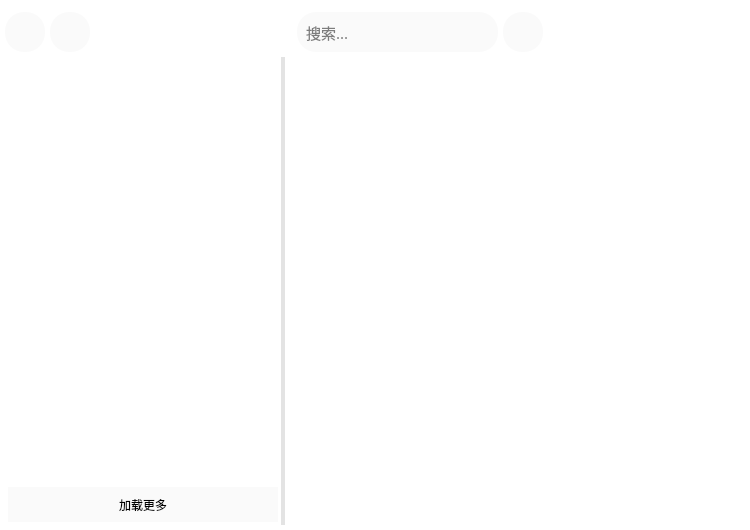
<?xml version="1.0" encoding="UTF-8"?>
<ui version="4.0">
 <class>MainWidget</class>
 <widget class="QWidget" name="MainWidget">
  <property name="geometry">
   <rect>
    <x>0</x>
    <y>0</y>
    <width>750</width>
    <height>530</height>
   </rect>
  </property>
  <property name="minimumSize">
   <size>
    <width>690</width>
    <height>500</height>
   </size>
  </property>
  <property name="windowTitle">
   <string>Mozi</string>
  </property>
  <property name="styleSheet">
   <string notr="true">QWidget
{
color:black;
}

QScrollArea {
border: none;
background: transparent;
}

QScrollArea &gt; QWidget &gt; QWidget {
background: transparent;
}

QScrollBar:vertical {
border:none;
background: transparent;
width: 10px;
}

QScrollBar::handle:vertical {
border-radius:5px;
background: rgb(233,237,245);
/*min-height: 60px;*/
}

QScrollBar::add-line:vertical {
border: none;
height: 0px;
}

QScrollBar::sub-line:vertical {
border: none;
height: 0px;
}

QScrollBar::add-page:vertical, QScrollBar::sub-page:vertical {
background: transparent;
}

QScrollBar:horizontal {
border:none;
background: transparent;
height:10px
}

QScrollBar::handle:horizontal {
border-radius:5px;
background: rgb(233,237,245);
/*min-width: 60px;*/
}

QScrollBar::add-line:horizontal {
border: none;
width: 0px;
}

QScrollBar::sub-line:horizontal {
border: none;
width: 0px;
}

QScrollBar::add-page:horizontal,
QScrollBar::sub-page:horizontal {
background:  transparent;
}</string>
  </property>
  <layout class="QVBoxLayout" name="verticalLayout_6">
   <property name="spacing">
    <number>0</number>
   </property>
   <property name="leftMargin">
    <number>0</number>
   </property>
   <property name="topMargin">
    <number>0</number>
   </property>
   <property name="rightMargin">
    <number>0</number>
   </property>
   <property name="bottomMargin">
    <number>0</number>
   </property>
   <item>
    <widget class="TranslationStackedWidget" name="stackedWidget">
     <property name="currentIndex">
      <number>3</number>
     </property>
     <widget class="ImageView" name="mainPage">
      <property name="styleSheet">
       <string notr="true">#mainPage
{
background:white;
}

QPushButton:hover
{
border-style:none;
padding:3px;
border-radius:19px;
border:1px solid rgb(119,119,119);
}</string>
      </property>
      <layout class="QVBoxLayout" name="verticalLayout_3" stretch="0,1,0">
       <item>
        <layout class="QHBoxLayout" name="horizontalLayout_2">
         <property name="sizeConstraint">
          <enum>QLayout::SetDefaultConstraint</enum>
         </property>
         <item>
          <widget class="QPushButton" name="searchPageBtn">
           <property name="minimumSize">
            <size>
             <width>40</width>
             <height>40</height>
            </size>
           </property>
           <property name="maximumSize">
            <size>
             <width>40</width>
             <height>40</height>
            </size>
           </property>
           <property name="toolTip">
            <string>搜索</string>
           </property>
           <property name="whatsThis">
            <string>搜索</string>
           </property>
           <property name="styleSheet">
            <string notr="true"/>
           </property>
           <property name="text">
            <string/>
           </property>
           <property name="icon">
            <iconset resource="../resource/rec.qrc">
             <normaloff>:/images/images/search.ico</normaloff>:/images/images/search.ico</iconset>
           </property>
           <property name="iconSize">
            <size>
             <width>20</width>
             <height>20</height>
            </size>
           </property>
           <property name="flat">
            <bool>true</bool>
           </property>
          </widget>
         </item>
         <item>
          <widget class="QPushButton" name="collectionPageBtn">
           <property name="minimumSize">
            <size>
             <width>40</width>
             <height>40</height>
            </size>
           </property>
           <property name="maximumSize">
            <size>
             <width>40</width>
             <height>40</height>
            </size>
           </property>
           <property name="toolTip">
            <string>我喜欢</string>
           </property>
           <property name="whatsThis">
            <string>我喜欢</string>
           </property>
           <property name="styleSheet">
            <string notr="true"/>
           </property>
           <property name="text">
            <string/>
           </property>
           <property name="icon">
            <iconset resource="../resource/rec.qrc">
             <normaloff>:/images/images/like.png</normaloff>:/images/images/like.png</iconset>
           </property>
           <property name="iconSize">
            <size>
             <width>27</width>
             <height>27</height>
            </size>
           </property>
           <property name="flat">
            <bool>true</bool>
           </property>
          </widget>
         </item>
         <item>
          <widget class="QPushButton" name="refreshBtn">
           <property name="minimumSize">
            <size>
             <width>40</width>
             <height>40</height>
            </size>
           </property>
           <property name="maximumSize">
            <size>
             <width>40</width>
             <height>40</height>
            </size>
           </property>
           <property name="toolTip">
            <string>刷新</string>
           </property>
           <property name="whatsThis">
            <string>刷新</string>
           </property>
           <property name="styleSheet">
            <string notr="true"/>
           </property>
           <property name="text">
            <string/>
           </property>
           <property name="icon">
            <iconset resource="../resource/rec.qrc">
             <normaloff>:/images/images/refresh.ico</normaloff>:/images/images/refresh.ico</iconset>
           </property>
           <property name="iconSize">
            <size>
             <width>20</width>
             <height>20</height>
            </size>
           </property>
           <property name="flat">
            <bool>true</bool>
           </property>
          </widget>
         </item>
         <item>
          <spacer name="horizontalSpacer">
           <property name="orientation">
            <enum>Qt::Horizontal</enum>
           </property>
           <property name="sizeHint" stdset="0">
            <size>
             <width>40</width>
             <height>20</height>
            </size>
           </property>
          </spacer>
         </item>
        </layout>
       </item>
       <item>
        <widget class="QLabel" name="poetryLabel">
         <property name="styleSheet">
          <string notr="true">QLabel
{
color:black;
}</string>
         </property>
         <property name="text">
          <string>&lt;html&gt;&lt;head/&gt;&lt;body&gt;&lt;p align=&quot;center&quot;&gt;&lt;span style=&quot; font-size:22pt;&quot;&gt;什么都没有哦&lt;/span&gt;&lt;/p&gt;&lt;p align=&quot;center&quot;&gt;&lt;span style=&quot; font-size:14pt;&quot;&gt;空空如也&lt;/span&gt;&lt;/p&gt;&lt;/body&gt;&lt;/html&gt;</string>
         </property>
         <property name="textInteractionFlags">
          <set>Qt::LinksAccessibleByMouse|Qt::TextSelectableByMouse</set>
         </property>
        </widget>
       </item>
       <item>
        <widget class="QLabel" name="aboutLabel">
         <property name="font">
          <font>
           <pointsize>12</pointsize>
          </font>
         </property>
         <property name="text">
          <string>Mozi 2021</string>
         </property>
         <property name="alignment">
          <set>Qt::AlignCenter</set>
         </property>
        </widget>
       </item>
      </layout>
     </widget>
     <widget class="QWidget" name="aboutPage">
      <property name="styleSheet">
       <string notr="true">#aboutPage
{
background:white;
}</string>
      </property>
      <layout class="QVBoxLayout" name="verticalLayout">
       <item>
        <widget class="QLabel" name="aboutLabel_2">
         <property name="text">
          <string>&lt;html&gt;&lt;head/&gt;&lt;body&gt;&lt;p align=&quot;center&quot;&gt;&lt;span style=&quot; font-size:26pt;&quot;&gt;About Mozi&lt;/span&gt;&lt;/p&gt;&lt;p align=&quot;center&quot;&gt;&lt;span style=&quot; font-size:14pt;&quot;&gt;我们在学业之余开发了Mozi，我们用木樨给它命名，希望能让传统文化&lt;/span&gt;&lt;/p&gt;&lt;p align=&quot;center&quot;&gt;&lt;span style=&quot; font-size:14pt;&quot;&gt;像桂花一样，香远益清，被更广泛的传播。&lt;/span&gt;&lt;/p&gt;&lt;p align=&quot;center&quot;&gt;&lt;br/&gt;&lt;/p&gt;&lt;p align=&quot;center&quot;&gt;&lt;span style=&quot; font-size:26pt;&quot;&gt;About Us&lt;/span&gt;&lt;/p&gt;&lt;p align=&quot;center&quot;&gt;&lt;span style=&quot; font-size:14pt;&quot;&gt;Left Studio 是一个中学生组成的开源团队，我们希望能开发出更贴近&lt;/span&gt;&lt;/p&gt;&lt;p align=&quot;center&quot;&gt;&lt;span style=&quot; font-size:14pt;&quot;&gt;人们生活的，有温度的软件。&lt;/span&gt;&lt;/p&gt;&lt;/body&gt;&lt;/html&gt;</string>
         </property>
         <property name="textInteractionFlags">
          <set>Qt::LinksAccessibleByMouse</set>
         </property>
        </widget>
       </item>
      </layout>
     </widget>
     <widget class="QWidget" name="collectionPage">
      <property name="styleSheet">
       <string notr="true">#collectionPage
{
background:white;
}

QPushButton
{
background:rgb(250,250,250);
border-style:none;
padding:3px;
border-radius:19px;
}

QPushButton:hover
{
border-style:none;
padding:3px;
border-radius:19px;
border:1px solid rgb(119,119,119);
}

QPushButton:pressed
{
background:rgb(220, 220, 220);
}</string>
      </property>
      <layout class="QVBoxLayout" name="verticalLayout_7">
       <property name="leftMargin">
        <number>3</number>
       </property>
       <property name="topMargin">
        <number>3</number>
       </property>
       <property name="rightMargin">
        <number>3</number>
       </property>
       <property name="bottomMargin">
        <number>6</number>
       </property>
       <item>
        <widget class="QProgressBar" name="collectionProgressBar">
         <property name="maximumSize">
          <size>
           <width>16777215</width>
           <height>5</height>
          </size>
         </property>
         <property name="styleSheet">
          <string notr="true">QProgressBar
{
border:1px solid #FFFFFF;
background: white;
}

QProgressBar::chunk
{
background-color:#05B8CC;
}</string>
         </property>
         <property name="textVisible">
          <bool>false</bool>
         </property>
        </widget>
       </item>
       <item>
        <widget class="QSplitter" name="splitter_2">
         <property name="orientation">
          <enum>Qt::Horizontal</enum>
         </property>
         <property name="childrenCollapsible">
          <bool>false</bool>
         </property>
         <widget class="QWidget" name="layoutWidget">
          <layout class="QVBoxLayout" name="verticalLayout_5" stretch="0,1">
           <property name="spacing">
            <number>10</number>
           </property>
           <property name="sizeConstraint">
            <enum>QLayout::SetMaximumSize</enum>
           </property>
           <property name="leftMargin">
            <number>5</number>
           </property>
           <property name="topMargin">
            <number>0</number>
           </property>
           <property name="rightMargin">
            <number>5</number>
           </property>
           <property name="bottomMargin">
            <number>5</number>
           </property>
           <item>
            <layout class="QHBoxLayout" name="horizontalLayout" stretch="0,0,1">
             <property name="spacing">
              <number>6</number>
             </property>
             <property name="sizeConstraint">
              <enum>QLayout::SetMaximumSize</enum>
             </property>
             <item>
              <widget class="QPushButton" name="returnBtn_2">
               <property name="minimumSize">
                <size>
                 <width>40</width>
                 <height>40</height>
                </size>
               </property>
               <property name="maximumSize">
                <size>
                 <width>40</width>
                 <height>40</height>
                </size>
               </property>
               <property name="text">
                <string/>
               </property>
               <property name="icon">
                <iconset resource="../resource/rec.qrc">
                 <normaloff>:/images/images/left.png</normaloff>:/images/images/left.png</iconset>
               </property>
               <property name="iconSize">
                <size>
                 <width>25</width>
                 <height>25</height>
                </size>
               </property>
              </widget>
             </item>
             <item>
              <widget class="QPushButton" name="cancelBtn">
               <property name="minimumSize">
                <size>
                 <width>40</width>
                 <height>40</height>
                </size>
               </property>
               <property name="maximumSize">
                <size>
                 <width>40</width>
                 <height>40</height>
                </size>
               </property>
               <property name="text">
                <string/>
               </property>
               <property name="icon">
                <iconset>
                 <normaloff>:/images/images/dislike.ico</normaloff>
                 <selectedon>:/images/images/unlike.png</selectedon>:/images/images/dislike.ico</iconset>
               </property>
               <property name="iconSize">
                <size>
                 <width>25</width>
                 <height>25</height>
                </size>
               </property>
              </widget>
             </item>
             <item>
              <spacer name="horizontalSpacer_4">
               <property name="orientation">
                <enum>Qt::Horizontal</enum>
               </property>
               <property name="sizeType">
                <enum>QSizePolicy::Maximum</enum>
               </property>
               <property name="sizeHint" stdset="0">
                <size>
                 <width>160</width>
                 <height>20</height>
                </size>
               </property>
              </spacer>
             </item>
            </layout>
           </item>
           <item>
            <widget class="QListWidget" name="collectionList">
             <property name="minimumSize">
              <size>
               <width>120</width>
               <height>0</height>
              </size>
             </property>
             <property name="maximumSize">
              <size>
               <width>270</width>
               <height>16777215</height>
              </size>
             </property>
             <property name="focusPolicy">
              <enum>Qt::NoFocus</enum>
             </property>
             <property name="styleSheet">
              <string notr="true">QListWidget
{
background:white;
border-style:none;
}

QListWidget::item:hover
{
background:rgb(244,244,244);
border-radius:9px;
}

QListWidget::item:selected
{
color:black;
background:rgb(230, 230, 230);
border-radius:9px;
}

QListWidget::item::selected:active
{
color:rgb(114,122,121);
}</string>
             </property>
            </widget>
           </item>
          </layout>
         </widget>
         <widget class="My_ResultTextEdit" name="collectionTextEdit">
          <property name="font">
           <font>
            <family>微软雅黑</family>
            <pointsize>11</pointsize>
           </font>
          </property>
          <property name="styleSheet">
           <string notr="true">QTextEdit
{
background:white;
border-style:none;
}</string>
          </property>
          <property name="readOnly">
           <bool>true</bool>
          </property>
          <property name="html">
           <string>&lt;!DOCTYPE HTML PUBLIC &quot;-//W3C//DTD HTML 4.0//EN&quot; &quot;http://www.w3.org/TR/REC-html40/strict.dtd&quot;&gt;
&lt;html&gt;&lt;head&gt;&lt;meta name=&quot;qrichtext&quot; content=&quot;1&quot; /&gt;&lt;style type=&quot;text/css&quot;&gt;
p, li { white-space: pre-wrap; }
&lt;/style&gt;&lt;/head&gt;&lt;body style=&quot; font-family:'微软雅黑'; font-size:11pt; font-weight:400; font-style:normal;&quot;&gt;
&lt;p align=&quot;center&quot; style=&quot;-qt-paragraph-type:empty; margin-top:12px; margin-bottom:12px; margin-left:0px; margin-right:0px; -qt-block-indent:0; text-indent:0px; font-family:'Noto Sans'; font-size:10pt;&quot;&gt;&lt;br /&gt;&lt;/p&gt;&lt;/body&gt;&lt;/html&gt;</string>
          </property>
         </widget>
        </widget>
       </item>
      </layout>
     </widget>
     <widget class="QWidget" name="searchPage">
      <property name="styleSheet">
       <string notr="true">#searchPage
{
background:white;
}

QPushButton
{
background:rgb(250,250,250);
border-style:none;
padding:3px;
border-radius:19px;
}

QPushButton:hover
{
border-style:none;
padding:3px;
border-radius:19px;
border:1px solid rgb(119,119,119);
}

QPushButton:pressed
{
background:rgb(220, 220, 220);
}</string>
      </property>
      <layout class="QVBoxLayout" name="verticalLayout_4" stretch="0,0,1">
       <property name="spacing">
        <number>5</number>
       </property>
       <property name="leftMargin">
        <number>5</number>
       </property>
       <property name="topMargin">
        <number>2</number>
       </property>
       <property name="rightMargin">
        <number>5</number>
       </property>
       <property name="bottomMargin">
        <number>5</number>
       </property>
       <item>
        <widget class="QProgressBar" name="searchProgressBar">
         <property name="maximumSize">
          <size>
           <width>16777215</width>
           <height>5</height>
          </size>
         </property>
         <property name="styleSheet">
          <string notr="true">QProgressBar
{
border:1px solid #FFFFFF;
background: white;
}

QProgressBar::chunk
{
background-color:#05B8CC;
}</string>
         </property>
         <property name="textVisible">
          <bool>false</bool>
         </property>
        </widget>
       </item>
       <item>
        <layout class="QHBoxLayout" name="horizontalLayout_4">
         <item>
          <widget class="QPushButton" name="returnBtn">
           <property name="minimumSize">
            <size>
             <width>40</width>
             <height>40</height>
            </size>
           </property>
           <property name="maximumSize">
            <size>
             <width>40</width>
             <height>40</height>
            </size>
           </property>
           <property name="text">
            <string/>
           </property>
           <property name="icon">
            <iconset resource="../resource/rec.qrc">
             <normaloff>:/images/images/left.png</normaloff>:/images/images/left.png</iconset>
           </property>
           <property name="iconSize">
            <size>
             <width>25</width>
             <height>25</height>
            </size>
           </property>
           <property name="flat">
            <bool>false</bool>
           </property>
          </widget>
         </item>
         <item>
          <widget class="QPushButton" name="collectionBtn">
           <property name="sizePolicy">
            <sizepolicy hsizetype="Minimum" vsizetype="Fixed">
             <horstretch>0</horstretch>
             <verstretch>0</verstretch>
            </sizepolicy>
           </property>
           <property name="minimumSize">
            <size>
             <width>40</width>
             <height>40</height>
            </size>
           </property>
           <property name="maximumSize">
            <size>
             <width>40</width>
             <height>40</height>
            </size>
           </property>
           <property name="text">
            <string/>
           </property>
           <property name="icon">
            <iconset resource="../resource/rec.qrc">
             <normaloff>:/images/images/like.png</normaloff>:/images/images/like.png</iconset>
           </property>
           <property name="iconSize">
            <size>
             <width>25</width>
             <height>25</height>
            </size>
           </property>
          </widget>
         </item>
         <item>
          <spacer name="horizontalSpacer_2">
           <property name="orientation">
            <enum>Qt::Horizontal</enum>
           </property>
           <property name="sizeHint" stdset="0">
            <size>
             <width>40</width>
             <height>20</height>
            </size>
           </property>
          </spacer>
         </item>
         <item>
          <widget class="QLineEdit" name="searcbLineEdit">
           <property name="maximumSize">
            <size>
             <width>250</width>
             <height>40</height>
            </size>
           </property>
           <property name="font">
            <font>
             <family>微软雅黑</family>
             <pointsize>11</pointsize>
            </font>
           </property>
           <property name="styleSheet">
            <string notr="true">QLineEdit
{
background:rgb(250,250,250);
border-radius:19px;
padding:7px;
}</string>
           </property>
           <property name="placeholderText">
            <string>搜索...</string>
           </property>
          </widget>
         </item>
         <item>
          <widget class="QPushButton" name="searchBtn">
           <property name="minimumSize">
            <size>
             <width>40</width>
             <height>40</height>
            </size>
           </property>
           <property name="maximumSize">
            <size>
             <width>40</width>
             <height>40</height>
            </size>
           </property>
           <property name="styleSheet">
            <string notr="true"/>
           </property>
           <property name="text">
            <string/>
           </property>
           <property name="icon">
            <iconset resource="../resource/rec.qrc">
             <normaloff>:/images/images/search.ico</normaloff>:/images/images/search.ico</iconset>
           </property>
           <property name="iconSize">
            <size>
             <width>20</width>
             <height>20</height>
            </size>
           </property>
           <property name="default">
            <bool>true</bool>
           </property>
           <property name="flat">
            <bool>false</bool>
           </property>
          </widget>
         </item>
         <item>
          <spacer name="horizontalSpacer_3">
           <property name="orientation">
            <enum>Qt::Horizontal</enum>
           </property>
           <property name="sizeHint" stdset="0">
            <size>
             <width>40</width>
             <height>20</height>
            </size>
           </property>
          </spacer>
         </item>
        </layout>
       </item>
       <item>
        <widget class="QSplitter" name="splitter">
         <property name="minimumSize">
          <size>
           <width>0</width>
           <height>0</height>
          </size>
         </property>
         <property name="styleSheet">
          <string notr="true">QSplitter::handle
{
background:rgb(227,227,227);
}</string>
         </property>
         <property name="orientation">
          <enum>Qt::Horizontal</enum>
         </property>
         <property name="handleWidth">
          <number>4</number>
         </property>
         <property name="childrenCollapsible">
          <bool>false</bool>
         </property>
         <widget class="QWidget" name="layoutWidget">
          <layout class="QVBoxLayout" name="verticalLayout_2" stretch="1,0">
           <property name="sizeConstraint">
            <enum>QLayout::SetMaximumSize</enum>
           </property>
           <property name="leftMargin">
            <number>3</number>
           </property>
           <property name="topMargin">
            <number>3</number>
           </property>
           <property name="rightMargin">
            <number>3</number>
           </property>
           <property name="bottomMargin">
            <number>3</number>
           </property>
           <item>
            <widget class="QListWidget" name="resultList">
             <property name="minimumSize">
              <size>
               <width>120</width>
               <height>0</height>
              </size>
             </property>
             <property name="maximumSize">
              <size>
               <width>270</width>
               <height>16777215</height>
              </size>
             </property>
             <property name="focusPolicy">
              <enum>Qt::NoFocus</enum>
             </property>
             <property name="styleSheet">
              <string notr="true">QListWidget
{
background:white;
border-style:none;
padding:2px;
}

QListWidget::item:hover
{
background:rgb(244,244,244);
border-radius:9px;
}

QListWidget::item:selected
{
color:black;
background:rgb(230, 230, 230);
border-radius:9px;
}

QListWidget::item::selected:active
{
color:rgb(114,122,121);
}</string>
             </property>
            </widget>
           </item>
           <item>
            <widget class="QPushButton" name="loadMoreBtn">
             <property name="minimumSize">
              <size>
               <width>200</width>
               <height>35</height>
              </size>
             </property>
             <property name="maximumSize">
              <size>
               <width>300</width>
               <height>16777215</height>
              </size>
             </property>
             <property name="text">
              <string>加载更多</string>
             </property>
            </widget>
           </item>
          </layout>
         </widget>
         <widget class="My_ResultTextEdit" name="resultTextEdit">
          <property name="font">
           <font>
            <family>微软雅黑</family>
            <pointsize>11</pointsize>
           </font>
          </property>
          <property name="styleSheet">
           <string notr="true">QTextEdit
{
background:white;
border-style:none;
}</string>
          </property>
          <property name="readOnly">
           <bool>true</bool>
          </property>
          <property name="html">
           <string>&lt;!DOCTYPE HTML PUBLIC &quot;-//W3C//DTD HTML 4.0//EN&quot; &quot;http://www.w3.org/TR/REC-html40/strict.dtd&quot;&gt;
&lt;html&gt;&lt;head&gt;&lt;meta name=&quot;qrichtext&quot; content=&quot;1&quot; /&gt;&lt;style type=&quot;text/css&quot;&gt;
p, li { white-space: pre-wrap; }
&lt;/style&gt;&lt;/head&gt;&lt;body style=&quot; font-family:'微软雅黑'; font-size:11pt; font-weight:400; font-style:normal;&quot;&gt;
&lt;p align=&quot;center&quot; style=&quot;-qt-paragraph-type:empty; margin-top:12px; margin-bottom:12px; margin-left:0px; margin-right:0px; -qt-block-indent:0; text-indent:0px; font-family:'Noto Sans'; font-size:10pt;&quot;&gt;&lt;br /&gt;&lt;/p&gt;&lt;/body&gt;&lt;/html&gt;</string>
          </property>
         </widget>
        </widget>
       </item>
      </layout>
     </widget>
    </widget>
   </item>
  </layout>
 </widget>
 <customwidgets>
  <customwidget>
   <class>My_ResultTextEdit</class>
   <extends>QTextEdit</extends>
   <header location="global">my_resulttextedit.h</header>
  </customwidget>
  <customwidget>
   <class>TranslationStackedWidget</class>
   <extends>QStackedWidget</extends>
   <header location="global">translationstackedwidget.h</header>
   <container>1</container>
  </customwidget>
  <customwidget>
   <class>ImageView</class>
   <extends>QWidget</extends>
   <header location="global">imageview.h</header>
   <container>1</container>
  </customwidget>
 </customwidgets>
 <resources>
  <include location="../resource/rec.qrc"/>
 </resources>
 <connections/>
</ui>
